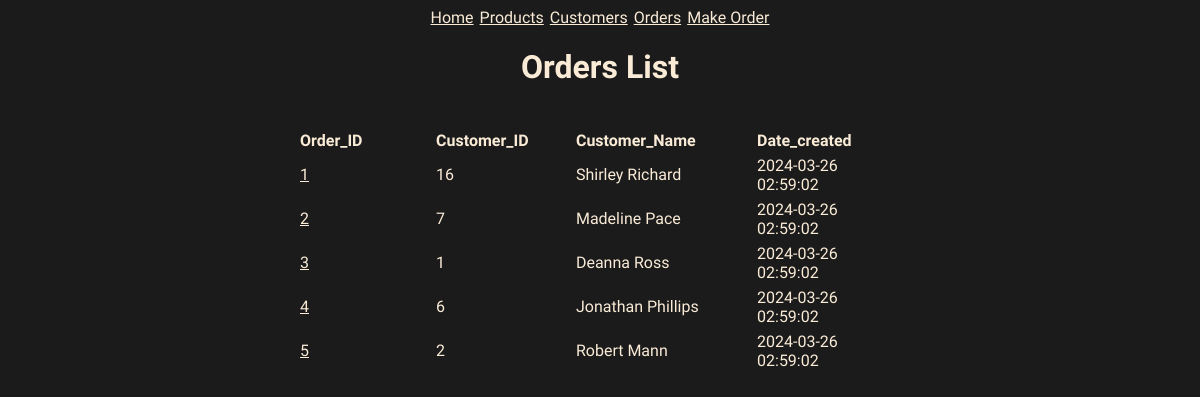
The page /orders on the database its author committed.
### models.py (models this page shows, shortened)
class Order(db.Model):
    id = mapped_column(Integer, primary_key=True)
    customer_id = mapped_column(Integer, ForeignKey(Customer.id), nullable=False)
    customer = relationship("Customer", back_populates="orders")
    total = mapped_column(Numeric)
    items = relationship("ProductOrder", back_populates="order", cascade="all, delete-orphan")
    date_created = mapped_column(DateTime(timezone=True), default=func.now())
    processed = mapped_column(DateTime(timezone=True), nullable=True)

class Customer(db.Model):
    id = mapped_column(Integer, primary_key=True)
    name = mapped_column(String(50), nullable=False, unique=True)
    phone = mapped_column(String(50), nullable=False)
    balance = mapped_column(Numeric, nullable=False, default=0)
    orders = relationship("Order", back_populates="customer")

### app.py (the view)
@app.route("/orders", methods=['GET', 'POST'])
def orders_list():
        statement = db.select(Order).order_by(Order.id)
        records = db.session.execute(statement)
        results = records.scalars()
        return render_template("orders.html", orders = results)

### templates/orders.html
{% extends "base.html" %}
{% block content %}
<h1>Orders List</h1>
<table>
    <thead>
        <tr>
            <th scope="col" width="90">Order_ID</th>
            <th scope="col" width="90">Customer_ID</th>
            <th scope="col" width="90">Customer_Name</th>
            <th scope="col" width="90">Date_created</th>
        </tr>
    </thead>
    <tbody>
        {% for order in orders %}
        <tr>
            <td><a href="/order/{{order.id}}">{{ order.id }}</a></td>
            <td>{{ order.customer_id }}</td>
            <td>{{ order.customer.name }}</td>
            <td>{{ order.date_created }}</td>
        </tr>
        {% endfor %}
    </tbody>
</table>
{% endblock %}

### static/style.css (style rules this page uses)
:root { --font-color: antiquewhite; --background: #1b1b1b; --bg-variant: #2e2e2e; --bg-variant-dark: #1f1e1e; }
body { display: flex; align-items: center; justify-content: center; background-color: var(--background); color: var(--font-color); font-family: "Roboto Condensed", sans-serif; }
a { color: var(--font-color); }
table { margin-top: 20px; width: 100%; border-collapse: collapse; }
th, td { text-align: left; padding: 3px 0; }

### rows shown on the page
Order: id "1", customer_id "16", customer.name "Shirley Richard", date_created "2024-03-26 02:59:02"
Order: id "2", customer_id "7", customer.name "Madeline Pace", date_created "2024-03-26 02:59:02"
Order: id "3", customer_id "1", customer.name "Deanna Ross", date_created "2024-03-26 02:59:02"
Order: id "4", customer_id "6", customer.name "Jonathan Phillips", date_created "2024-03-26 02:59:02"
Order: id "5", customer_id "2", customer.name "Robert Mann", date_created "2024-03-26 02:59:02"
